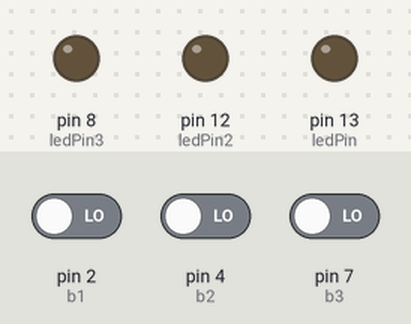
Simulated run of this sketch. Board: Arduino Uno, built with avr-gcc and run on an emulated ATmega328P. Shown: output pins drawn as LEDs (lit = HIGH). The inputs (shaded band) are chosen by the test bench; at power-on: pin 2 (b1) LOW, pin 4 (b2) LOW, pin 7 (b3) LOW.

Above: at 1.2 s.
1.3 s: pin 2 (b1) driven HIGH
At 2.5 s:
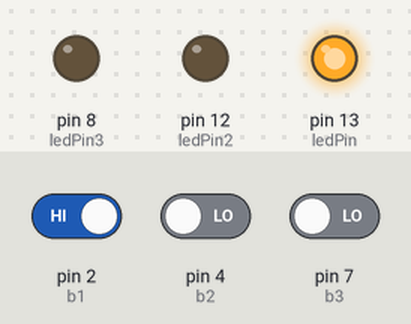
2.8 s: pin 4 (b2) driven HIGH
At 3.8 s:
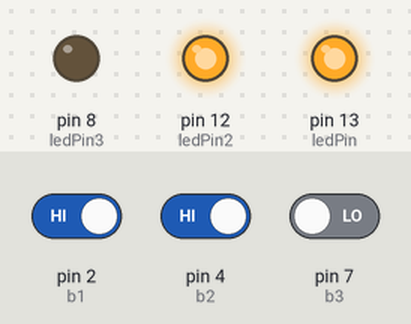
4.3 s: pin 2 (b1) driven LOW
At 5.0 s:
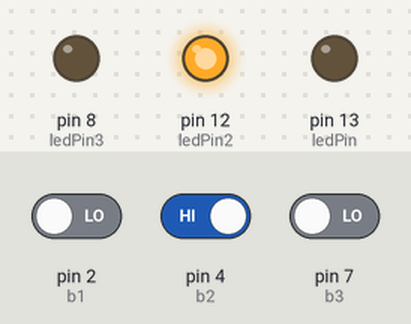
5.8 s: pin 4 (b2) driven LOW
At 6.1 s:
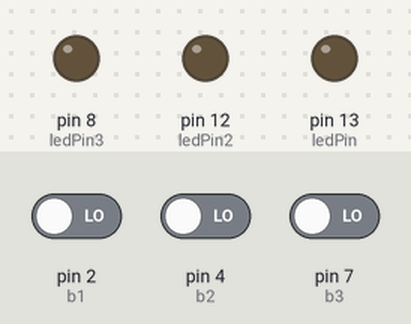
7.3 s: pin 7 (b3) driven HIGH
At 8.5 s:
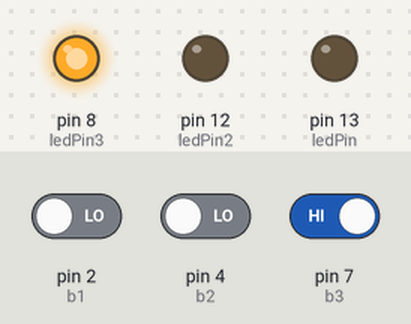
8.8 s: pin 2 (b1) driven HIGH
At 9.6 s:
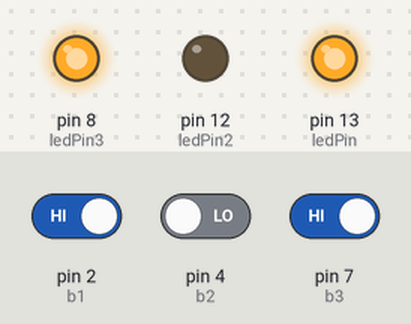
Timing chart, 0 to 11.3 s (numbered marks = the images above; inputs shaded):
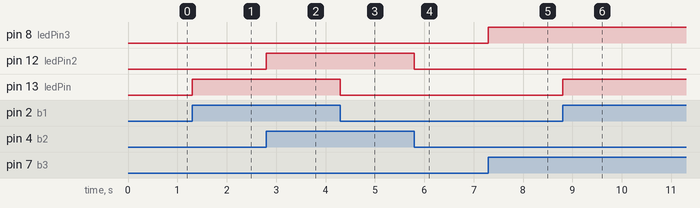

Measured:
- after the input at 1.3 s, pin 13 (ledPin): LOW → HIGH at once
- after the input at 2.8 s, pin 12 (ledPin2): LOW → HIGH at once
- after the input at 4.3 s, pin 13 (ledPin): HIGH → LOW at once
- after the input at 5.8 s, pin 12 (ledPin2): HIGH → LOW at once
- after the input at 7.3 s, pin 8 (ledPin3): LOW → HIGH at once
- after the input at 8.8 s, pin 13 (ledPin): LOW → HIGH at once

The sketch:

3_button_code.ino
```cpp
const int b1 = 2;
const int ledPin = 13;

int b1State = 0;

const int b2 = 4;
const int ledPin2 = 12;

int b2State = 0;

const int b3 = 7;
const int ledPin3 = 8;

int b3State = 0;
/////////////////////////////////////////
void setup() {

  pinMode(ledPin, OUTPUT);

  pinMode(b1 , INPUT);

   pinMode(ledPin2, OUTPUT);

  pinMode(b2 , INPUT);

  pinMode(ledPin3, OUTPUT);

  pinMode(b3 , INPUT);

}

void loop() {

int b1State = digitalRead(b1);


  if (b1State == HIGH) {

    digitalWrite(ledPin, HIGH);
  } else {

    digitalWrite(ledPin, LOW);
  }

int b2State = digitalRead(b2);


  if (b2State == HIGH) {

    digitalWrite(ledPin2, HIGH);
  } else {

    digitalWrite(ledPin2, LOW);

 int b3State = digitalRead(b3);


  if (b3State == HIGH) {

    digitalWrite(ledPin3, HIGH);
  } else {

    digitalWrite(ledPin3, LOW);
  }
  }
}
```
